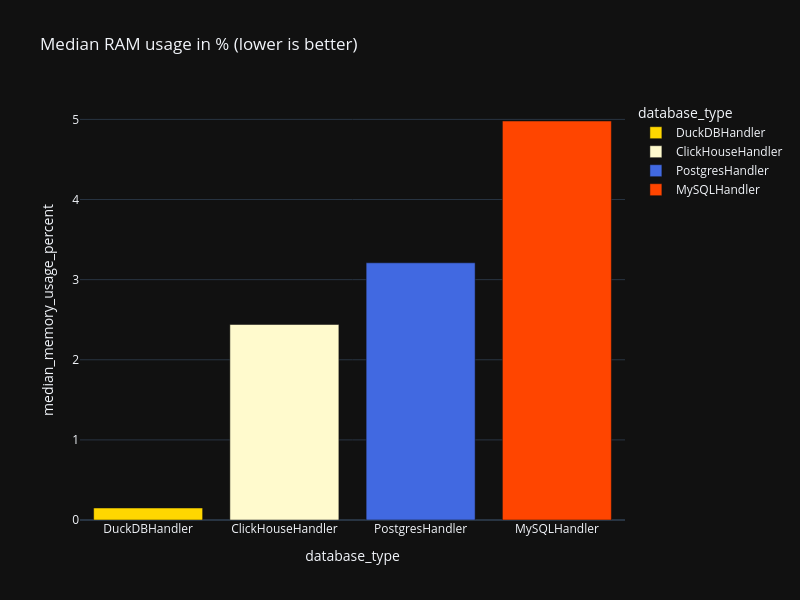

Notebook code for this chart:
### Code cell
# create a ploty viz 
mem_usage_plot = px.bar(
    mem_usage_percent, 
    x='database_type', 
    y='median_memory_usage_percent',
    title='Median RAM usage in % (lower is better)',
    template=template,
    height=600,
    width=800,
    color='database_type',
    color_discrete_map=color_map
)

mem_usage_plot.show()

### Figure 1 — Plotly figure (JSON) as saved in the notebook; plotly's stock layout.template omitted (floating-point values rounded to 4 significant figures)
{"data": [{"hovertemplate": "database_type=%{x}<br>median_memory_usage_percent=%{y}<extra></extra>", "legendgroup": "DuckDBHandler", "marker": {"color": "gold", "pattern": {"shape": ""}}, "name": "DuckDBHandler", "orientation": "v", "showlegend": true, "textposition": "auto", "type": "bar", "x": ["DuckDBHandler"], "xaxis": "x", "y": [0.15], "yaxis": "y"}, {"hovertemplate": "database_type=%{x}<br>median_memory_usage_percent=%{y}<extra></extra>", "legendgroup": "ClickHouseHandler", "marker": {"color": "lemonchiffon", "pattern": {"shape": ""}}, "name": "ClickHouseHandler", "orientation": "v", "showlegend": true, "textposition": "auto", "type": "bar", "x": ["ClickHouseHandler"], "xaxis": "x", "y": [2.44], "yaxis": "y"}, {"hovertemplate": "database_type=%{x}<br>median_memory_usage_percent=%{y}<extra></extra>", "legendgroup": "PostgresHandler", "marker": {"color": "royalblue", "pattern": {"shape": ""}}, "name": "PostgresHandler", "orientation": "v", "showlegend": true, "textposition": "auto", "type": "bar", "x": ["PostgresHandler"], "xaxis": "x", "y": [3.21], "yaxis": "y"}, {"hovertemplate": "database_type=%{x}<br>median_memory_usage_percent=%{y}<extra></extra>", "legendgroup": "MySQLHandler", "marker": {"color": "orangered", "pattern": {"shape": ""}}, "name": "MySQLHandler", "orientation": "v", "showlegend": true, "textposition": "auto", "type": "bar", "x": ["MySQLHandler"], "xaxis": "x", "y": [4.98], "yaxis": "y"}], "layout": {"barmode": "relative", "height": 600, "legend": {"title": {"text": "database_type"}, "tracegroupgap": 0}, "title": {"text": "Median RAM usage in % (lower is better)"}, "width": 800, "xaxis": {"anchor": "y", "categoryarray": ["DuckDBHandler", "ClickHouseHandler", "PostgresHandler", "MySQLHandler"], "categoryorder": "array", "domain": [0, 1], "title": {"text": "database_type"}}, "yaxis": {"anchor": "x", "domain": [0, 1], "title": {"text": "median_memory_usage_percent"}}}}
